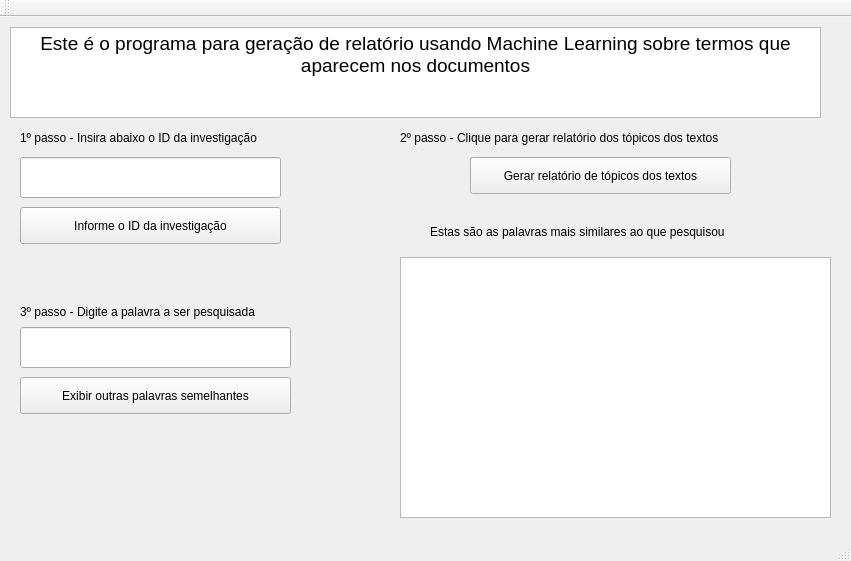
<?xml version="1.0" encoding="UTF-8"?>
<ui version="4.0">
 <class>MainWindow</class>
 <widget class="QMainWindow" name="MainWindow">
  <property name="geometry">
   <rect>
    <x>0</x>
    <y>0</y>
    <width>851</width>
    <height>561</height>
   </rect>
  </property>
  <property name="windowTitle">
   <string>MainWindow</string>
  </property>
  <widget class="QWidget" name="centralwidget">
   <widget class="QTextBrowser" name="textBrowser">
    <property name="geometry">
     <rect>
      <x>10</x>
      <y>10</y>
      <width>811</width>
      <height>91</height>
     </rect>
    </property>
    <property name="html">
     <string>&lt;!DOCTYPE HTML PUBLIC &quot;-//W3C//DTD HTML 4.0//EN&quot; &quot;http://www.w3.org/TR/REC-html40/strict.dtd&quot;&gt;
&lt;html&gt;&lt;head&gt;&lt;meta name=&quot;qrichtext&quot; content=&quot;1&quot; /&gt;&lt;style type=&quot;text/css&quot;&gt;
p, li { white-space: pre-wrap; }
&lt;/style&gt;&lt;/head&gt;&lt;body style=&quot; font-family:'Garuda'; font-size:11pt; font-weight:400; font-style:normal;&quot;&gt;
&lt;p align=&quot;center&quot; style=&quot; margin-top:0px; margin-bottom:0px; margin-left:0px; margin-right:0px; -qt-block-indent:0; text-indent:0px;&quot;&gt;&lt;span style=&quot; font-size:14pt;&quot;&gt;Este é o programa para geração de relatório usando Machine Learning sobre termos que aparecem nos documentos&lt;/span&gt;&lt;/p&gt;&lt;/body&gt;&lt;/html&gt;</string>
    </property>
   </widget>
   <widget class="QLineEdit" name="lineEdit">
    <property name="geometry">
     <rect>
      <x>20</x>
      <y>140</y>
      <width>261</width>
      <height>41</height>
     </rect>
    </property>
    <property name="text">
     <string/>
    </property>
   </widget>
   <widget class="QPushButton" name="pushButton_2">
    <property name="geometry">
     <rect>
      <x>20</x>
      <y>190</y>
      <width>261</width>
      <height>37</height>
     </rect>
    </property>
    <property name="text">
     <string>Informe o ID da investigação</string>
    </property>
   </widget>
   <widget class="QLineEdit" name="lineEdit_2">
    <property name="geometry">
     <rect>
      <x>20</x>
      <y>310</y>
      <width>271</width>
      <height>41</height>
     </rect>
    </property>
    <property name="text">
     <string/>
    </property>
   </widget>
   <widget class="QPushButton" name="pushButton_3">
    <property name="geometry">
     <rect>
      <x>20</x>
      <y>360</y>
      <width>271</width>
      <height>37</height>
     </rect>
    </property>
    <property name="text">
     <string>Exibir outras palavras semelhantes</string>
    </property>
   </widget>
   <widget class="QLabel" name="label">
    <property name="geometry">
     <rect>
      <x>20</x>
      <y>100</y>
      <width>311</width>
      <height>41</height>
     </rect>
    </property>
    <property name="text">
     <string>1º passo - Insira abaixo o ID da investigação</string>
    </property>
   </widget>
   <widget class="QLabel" name="label_2">
    <property name="geometry">
     <rect>
      <x>20</x>
      <y>280</y>
      <width>311</width>
      <height>29</height>
     </rect>
    </property>
    <property name="text">
     <string>3º passo - Digite a palavra a ser pesquisada</string>
    </property>
   </widget>
   <widget class="QPushButton" name="pushButton_4">
    <property name="geometry">
     <rect>
      <x>470</x>
      <y>140</y>
      <width>261</width>
      <height>37</height>
     </rect>
    </property>
    <property name="text">
     <string>Gerar relatório de tópicos dos textos</string>
    </property>
   </widget>
   <widget class="QLabel" name="label_3">
    <property name="geometry">
     <rect>
      <x>400</x>
      <y>100</y>
      <width>421</width>
      <height>41</height>
     </rect>
    </property>
    <property name="text">
     <string>2º passo - Clique para gerar relatório dos tópicos dos textos</string>
    </property>
   </widget>
   <widget class="QListWidget" name="listWidget">
    <property name="geometry">
     <rect>
      <x>400</x>
      <y>240</y>
      <width>431</width>
      <height>261</height>
     </rect>
    </property>
   </widget>
   <widget class="QLabel" name="label_4">
    <property name="geometry">
     <rect>
      <x>430</x>
      <y>200</y>
      <width>381</width>
      <height>29</height>
     </rect>
    </property>
    <property name="text">
     <string>Estas são as palavras mais similares ao que pesquisou</string>
    </property>
   </widget>
  </widget>
  <widget class="QStatusBar" name="statusbar"/>
  <widget class="QToolBar" name="toolBar">
   <property name="windowTitle">
    <string>toolBar</string>
   </property>
   <attribute name="toolBarArea">
    <enum>TopToolBarArea</enum>
   </attribute>
   <attribute name="toolBarBreak">
    <bool>false</bool>
   </attribute>
  </widget>
  <action name="actionSelecionar_pasta">
   <property name="text">
    <string>Selecionar pasta</string>
   </property>
  </action>
 </widget>
 <resources/>
 <connections/>
</ui>
